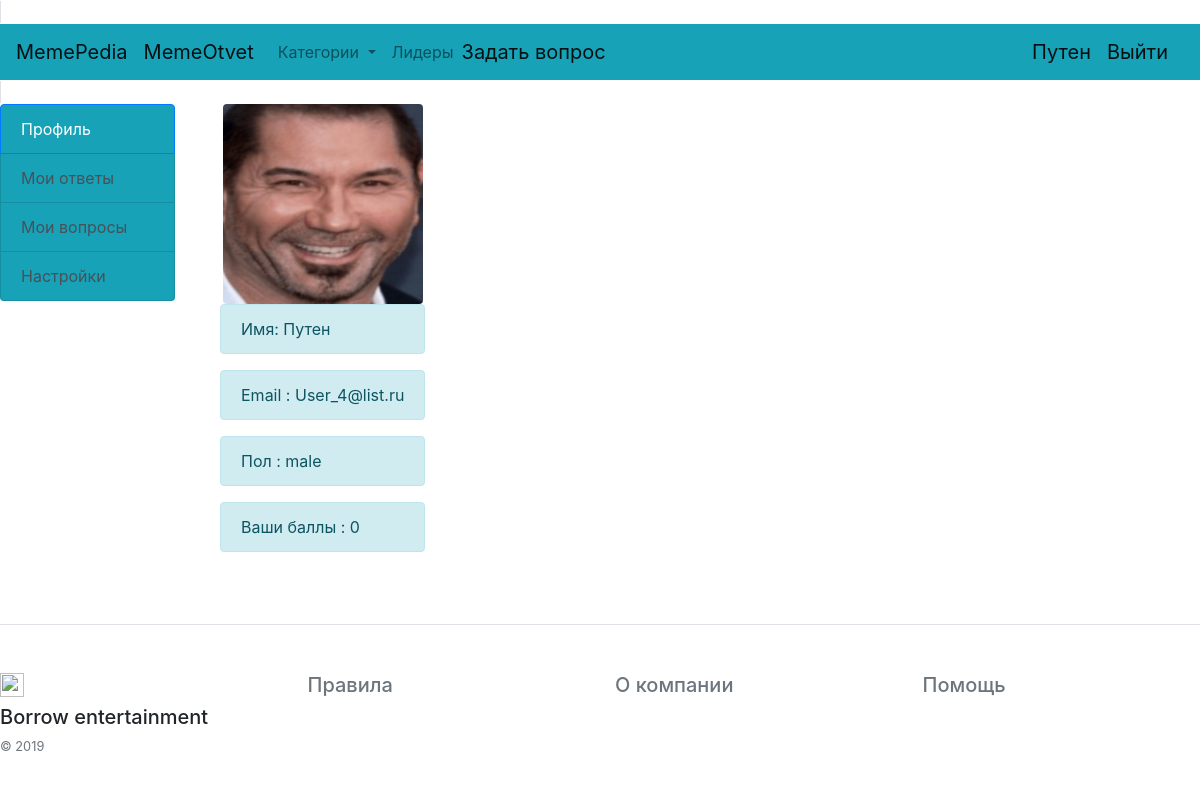
Page /profile (signed in) on the committed database.
### database.py (models this page shows, shortened)
class Memeuser(db.Model):
    id = db.Column(db.Integer, primary_key=True)
    name = db.Column(db.String(16), unique=True, nullable=False)
    email = db.Column(db.String(120), unique=True, nullable=False)
    password = db.Column(db.String(120), unique=False, nullable=False)
    sex = db.Column(db.String(10), unique=False, nullable=False)
    point = db.Column(db.Integer, unique=False, nullable=False)
    photo = db.Column(db.String(100), unique=False, nullable=False)

### Main.py (the view, shortened to what this page needs)
@app.route('/profile', methods=['GET', 'POST'])
def profile():
    try:
        if 'user_id' not in session:
            return redirect('/error')
        user_model = user_check(session['user_id'], db, Memeuser)
        questions = db.session.query(Memequestion).filter_by(id_user=user_model.id).all()
        answers = db.session.query(Memeanswer).filter_by(id_user=user_model.id).all()
        if request.method == 'GET':
            return render_template('profile.html', title='Профиль', user_model=user_model, questions=questions,
                                   category=db.session.query(Memecategory), answers=answers)
    except Exception:
        return redirect('/error')

### functions.py (called while the page is built)
def user_check(id_user, db, Memeuser):
    return db.session.query(Memeuser).filter_by(id=id_user).first()

### templates/profile.html (shortened to what this page needs)
{% extends "base.html" %}
{% block content %}
<div class="row">
    <div class="col-2 ">
        <div class="list-group" id="list-tab" role="tablist">
            <a class="list-group-item list-group-item-action bg-info active" id="list-profile-list" data-toggle="list"
               href="#list-profile" role="tab" aria-controls="profile">Профиль</a>
            <a class="list-group-item list-group-item-action bg-info" id="list-answer-list" data-toggle="list"
               href="#list-answer" role="tab" aria-controls="answer">Мои ответы</a>
            <a class="list-group-item list-group-item-action bg-info" id="list-question-list" data-toggle="list"
               href="#list-question" role="tab" aria-controls="question">Мои вопросы</a>
            <a class="list-group-item list-group-item-action bg-info" id="list-settings-list" data-toggle="list"
               href="#list-settings" role="tab" aria-controls="settings">Настройки</a>
        </div>
    </div>
    <form class="form-settings" method="post" enctype="multipart/form-data">
        <div class="col">
            <div class="tab-content" id="nav-profile">
                <div class="tab-pane fade show active" id="list-profile" role="tabpanel"
                     aria-labelledby="list-profile-list">
                    <div class="container">
                        <div class="row justify-content-md-center">
                            <img src="{{user_model.photo}}" class="rounded" width="200" height="200" alt="">
                        </div>
                        <div class="row ">
                            <div class="col">
                                <div class="alert alert-info" role="alert">Имя: {{user_model.name}}</div>
                            </div>
                        </div>
                        <div class="row">
                            <div class="col">
                                <div class="alert alert-info" role="alert">Email : {{user_model.email}}</div>
                            </div>
                        </div>
                        <div class="row">
                            <div class="col">
                                <div class="alert alert-info" role="alert">Пол : {{user_model.sex}}</div>
                            </div>
                        </div>
                        <div class="row">
                            <div class="col">
                                <div class="alert alert-info" role="alert">Ваши баллы : {{user_model.point}}</div>
                            </div>
                        </div>
                    </div>
                </div>
            </div>
        </div>
    </form>
</div>
{% endblock %}

### templates/base.html (shortened to what this page needs)
<!doctype html>
<html lang="en">
<head>
    <link rel="stylesheet"
          href="https://maxcdn.bootstrapcdn.com/bootstrap/4.0.0/css/bootstrap.min.css"
>
</head>
<body>
<header>
    <span class="border" >
    <nav class="navbar navbar-expand-lg navbar-light bg-info ">
        <a class="navbar-brand" href="#">MemePedia</a>
        <a class="navbar-brand" href="/index">MemeOtvet</a>
        <div class="collapse navbar-collapse" id="navbarSupportedContent">
            <ul class="navbar-nav mr-auto">
                <a class="nav-link dropdown-toggle" href="#" id="navbarDropdown" role="button"
                   data-toggle="dropdown" aria-haspopup="true" aria-expanded="false">
                    Категории
                </a>
                <li class="nav-item">
                    <a class="nav-link" href="/leaders">Лидеры</a>
                </li>
                {% if "username" in session %}
                <a class="navbar-brand" href="/add_question">Задать вопрос</a>
                {% endif %}
            </ul>
            <ul class="nav justify-content-end">
                {% if not "username" in session %}
                <li class="nav-item">
                    <a class="nav-link bg-light text-dark" href="/login">Войти</a>
                </li>
                <li class="nav-item">
                    <a class="nav-link bg-light text-dark" href="/register">Регистрация</a>
                </li>
                {% else %}
                <a class="navbar-brand" href="/profile">{{session['username']}}</a>
                <a class="navbar-brand" href="/logout">Выйти</a>
                {% endif %}
            </ul>
        </div>
    </nav>
    </span>
</header>
{% block content %}{% endblock %}
<footer class="pt-4 my-md-5 pt-md-5 border-top">
    <div class="row">
        <div class="col-12 col-md">
            <img class="mb-2" src="https://pp.userapi.com/c851016/v851016027/9e491/qKqwxN08oGk.jpg?ava=1" alt=""
                 width="24" height="24">
            <h5>Borrow entertainment</h5>
            <small class="d-block mb-3 text-muted">© 2019</small>
        </div>
        <div class="col-6 col-md">
            <h5>
                <ul class="list-unstyled text-small">
                    <li><a class="text-muted" href="/regulation">Правила</a></li>
                </ul>
            </h5>
        </div>
        <div class="col-6 col-md">
            <h5>
                <ul class="list-unstyled text-small">
                    <li><a class="text-muted" href="/infocompany">О компании</a></li>
                </ul>
            </h5>
        </div>
        <div class="col-6 col-md">
            <h5>
                <ul class="list-unstyled text-small">
                    <li><a class="text-muted" href="/help">Помощь</a></li>
                </ul>
            </h5>
        </div>
    </div>
</footer>
</body>
</html>

### rows in the picture
Memeuser: username "Путен", photo (picture), name "Путен", email "User_4@list.ru", sex "male", point "0"
